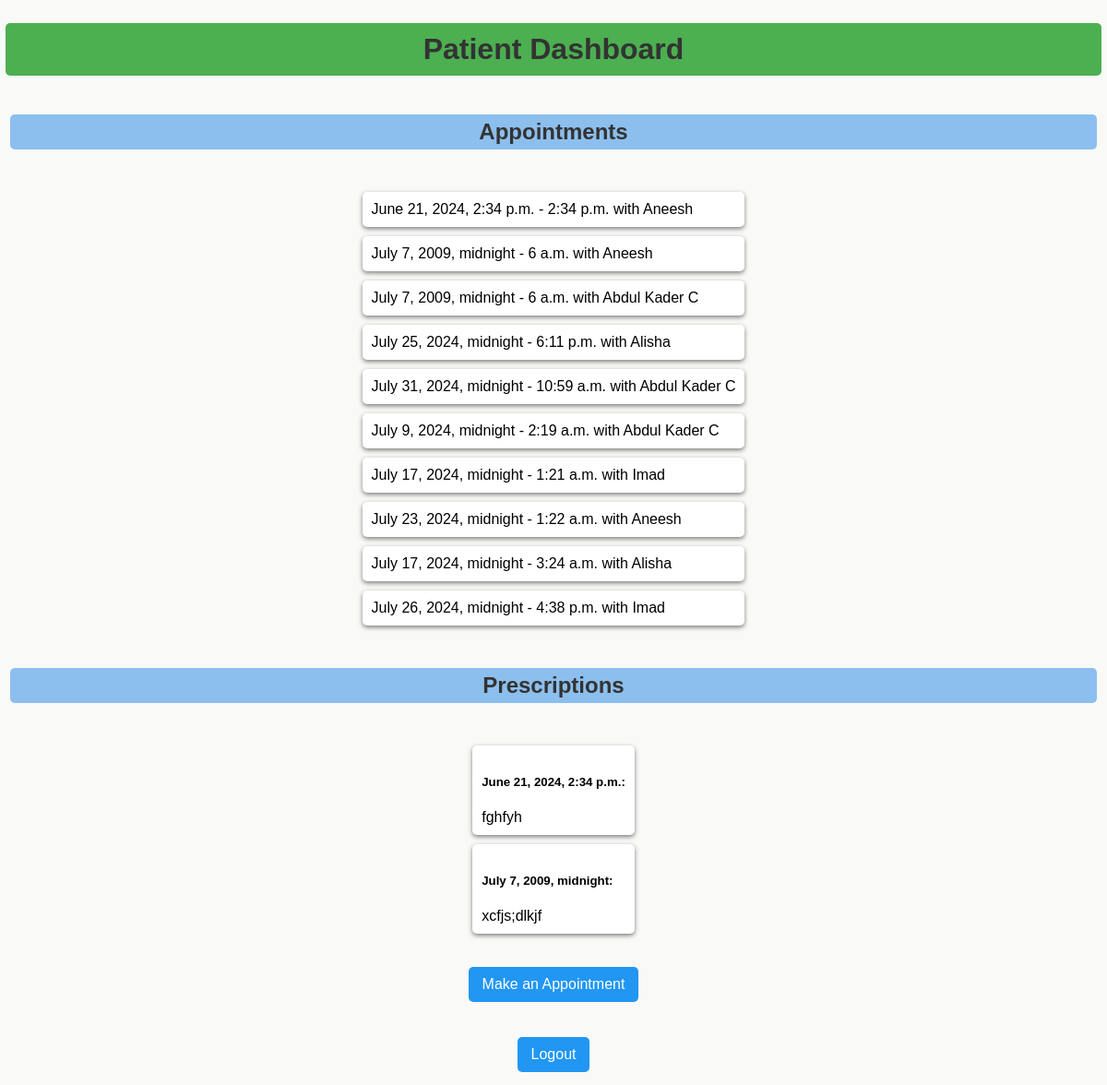
/dashboard/patient/dashboard/ (signed in), run on the app's committed database.
### home/models.py (models this page shows, shortened)
class Appointment(models.Model):
    patient = models.ForeignKey(Patient, on_delete=models.CASCADE)
    doctor = models.ForeignKey(Doctor, on_delete=models.CASCADE)
    appointment_date = models.DateTimeField()
    time = models.TimeField(null=True)
    symptoms = models.TextField(blank=True)

class Doctor(models.Model):
    user = models.OneToOneField(User, on_delete=models.SET_NULL, null=True)
    name = models.CharField(max_length=100)
    specialization = models.CharField(max_length=100)
    department = models.ForeignKey(Department, on_delete=models.CASCADE)
    image = models.ImageField(upload_to='doctors/')
    availability_start = models.TimeField(null=True)
    availability_end = models.TimeField(null=True)

class Prescription(models.Model):
    appointment = models.ForeignKey(Appointment, on_delete=models.CASCADE)
    prescription_text = models.TextField()

### patient/views.py (the view)
# urls.py: path('dashboard/', views.patient_dashboard, name='patient_dashboard'),
@login_required
def patient_dashboard(request):
    appointments = Appointment.objects.filter(patient__user=request.user)
    prescriptions = Prescription.objects.filter(appointment__patient__user=request.user)
    return render(request, 'patient_dashboard.html', {'appointments': appointments, 'prescriptions': prescriptions})

### templates/patient_dashboard.html (shortened to what this page needs)
{% load static %}
<h1>Patient Dashboard</h1>
<link rel="stylesheet" href="{% static 'css/p_dashboard.css' %}">
<h2>Appointments</h2>
<ol>
    {% for appointment in appointments %}
        <li>{{ appointment.appointment_date }} - {{ appointment.time }} with {{ appointment.doctor.name }}</li>
    {% endfor %}
</ol>
<h2>Prescriptions</h2>
<ol>
    {% for prescription in prescriptions %}
        <li><h5>{{ prescription.appointment.appointment_date }}:</h5> {{ prescription.prescription_text }}  </li>
    {% endfor %}
</ol>
<a href="{% url 'make_appointment' %}">Make an Appointment</a>
<a href="{%url 'logout'%}">Logout</a>

### static/css/p_dashboard.css (style rules this page uses)
h1 { color: #333; background-color: #4CAF50; padding: 10px; border-radius: 5px; width: 98%; text-align: center; }
h2 { color: #333; background-color: #8cbfed; padding: 5px; border-radius: 5px; width: 98%; text-align: center; }
ol { list-style: none; padding: 0; }
li { background: #fff; margin: 10px 0; padding: 10px; border-radius: 5px; box-shadow: 0 2px 5px rgba(0, 0, 0, 0.5); transition: transform 0.3s; }
a { display: inline-block; margin: 10px; padding: 10px 15px; background-color: #2196F3; color: white; text-decoration: none; border-radius: 5px; transition: background-color 0.3s; }

### data on the page
Appointment: appointment_date "June 21, 2024, 2:34 p.m.", time "2:34 p.m.", doctor.name "Aneesh"
Appointment: appointment_date "July 7, 2009, midnight", time "6 a.m.", doctor.name "Aneesh"
Appointment: appointment_date "July 7, 2009, midnight", time "6 a.m.", doctor.name "Abdul Kader C"
Appointment: appointment_date "July 25, 2024, midnight", time "6:11 p.m.", doctor.name "Alisha"
Appointment: appointment_date "July 31, 2024, midnight", time "10:59 a.m.", doctor.name "Abdul Kader C"
Appointment: appointment_date "July 9, 2024, midnight", time "2:19 a.m.", doctor.name "Abdul Kader C"
Appointment: appointment_date "July 17, 2024, midnight", time "1:21 a.m.", doctor.name "Imad"
Appointment: appointment_date "July 23, 2024, midnight", time "1:22 a.m.", doctor.name "Aneesh"
Appointment: appointment_date "July 17, 2024, midnight", time "3:24 a.m.", doctor.name "Alisha"
Appointment: appointment_date "July 26, 2024, midnight", time "4:38 p.m.", doctor.name "Imad"
Prescription: appointment.appointment_date "June 21, 2024, 2:34 p.m.", prescription_text "fghfyh"
Prescription: appointment.appointment_date "July 7, 2009, midnight", prescription_text "xcfjs;dlkjf"
